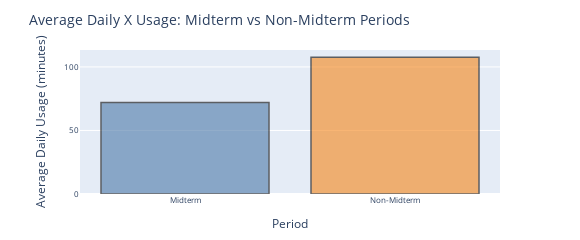

Notebook code cell kept with this figure:
### Code cell
# Create a bar chart with custom hover data
fig_means = px.bar(
    mean_usage_df,
    x='Period',
    y='Average Daily Usage (minutes)',
    title = "Average Daily X Usage: Midterm vs Non-Midterm Periods",
    # Set the hover_data to include only the desired information
    hover_data={
        'Period': False,  # We don't need to repeat the period as it's already on the x-axis
        'Average Daily Usage (minutes)': ':.2f'  # Format to 2 decimal places
    },
    # Remove the 'text' parameter as we will set hover data directly
)

# Customize layout and trace properties
fig_means.update_layout(
    width=580,  # Width of the figure in pixels
    height=230,  # Height of the figure in pixels
    margin=dict(t=50, b=30),  # Top and bottom margins
    font=dict(size=10),  # Font size
    legend=dict(
        title='',  # Legend title
        orientation='h',  # Horizontal legend
        yanchor='bottom',  # Anchor legend at the bottom
        y=-0.2,  # Position legend below the x-axis
        xanchor='center',  # Center the legend
        x=0.5,  # Position at the middle of the width
    ),
    yaxis=dict(
        
        tickfont=dict(size=8)
    ),
    xaxis=dict(
        tickfont=dict(size=8)
    )
)

# Customize the bar appearance
fig_means.update_traces(
    marker_color=['#4C78A8', '#F58518'],  # Colors of the bars
    marker_line_color='rgb(0,0,0)',  # Border color of the bars
    marker_line_width=1.5,  # Border width of the bars
    opacity=0.6  # Opacity of the bars
)

# Save the figure as an HTML file for use on the website
fig_means.write_html("twitter_usage_comparison1.html")

# Show the figure
fig_means.show()

### Figure 1 — Plotly figure (JSON) as saved in the notebook; plotly's stock layout.template omitted (floating-point values rounded to 4 significant figures)
{"data": [{"alignmentgroup": "True", "hovertemplate": "Average Daily Usage (minutes)=%{y:.2f}<extra></extra>", "legendgroup": "", "marker": {"color": ["#4C78A8", "#F58518"], "line": {"color": "rgb(0,0,0)", "width": 1.5}, "pattern": {"shape": ""}}, "name": "", "offsetgroup": "", "opacity": 0.6, "orientation": "v", "showlegend": false, "textposition": "auto", "type": "bar", "x": ["Midterm", "Non-Midterm"], "xaxis": "x", "y": [72, 107.6], "yaxis": "y"}], "layout": {"barmode": "relative", "font": {"size": 10}, "height": 230, "legend": {"orientation": "h", "title": {"text": ""}, "tracegroupgap": 0, "x": 0.5, "xanchor": "center", "y": -0.2, "yanchor": "bottom"}, "margin": {"b": 30, "t": 50}, "title": {"text": "Average Daily X Usage: Midterm vs Non-Midterm Periods"}, "width": 580, "xaxis": {"anchor": "y", "domain": [0, 1], "tickfont": {"size": 8}, "title": {"text": "Period"}}, "yaxis": {"anchor": "x", "domain": [0, 1], "tickfont": {"size": 8}, "title": {"text": "Average Daily Usage (minutes)"}}}}
